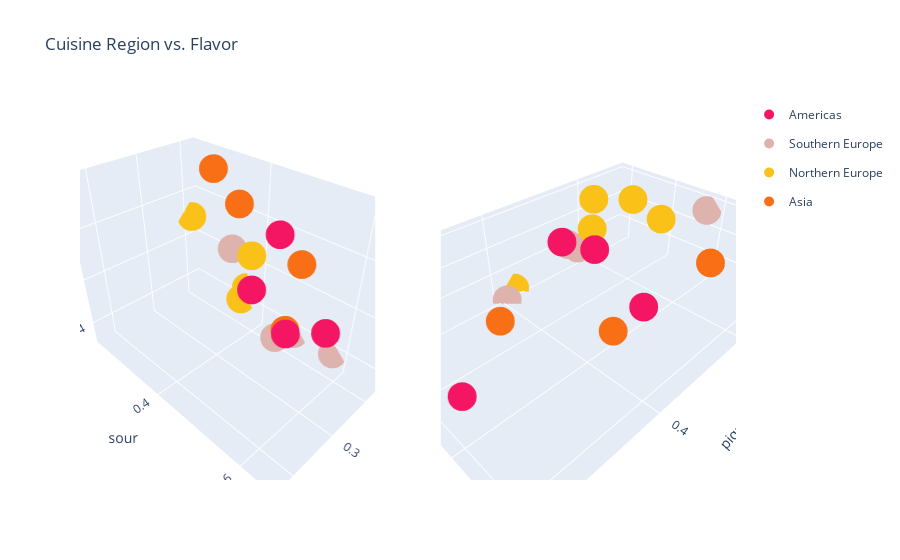

Notebook code cell kept with this figure:
### Markdown cell above
### Region vs. Flavor

### Code cell
# 3D Scatter Plot, Recipe vs. Cuisine
# TODO: fix legend labels (has to do with order you add countries to the trace), add title
fig2sub = make_subplots(rows=1,cols=2,specs=[[{'type':'scene'},{'type':'scene'}]])
fig2left = go.Figure(data=[
    go.Scatter3d(
        x=cuisine_flavor.loc[region_grouping[0]]['sweet'],
        y=cuisine_flavor.loc[region_grouping[0]]['sour'],
        z=cuisine_flavor.loc[region_grouping[0]]['salty'],
        text=cuisine_flavor.loc[region_grouping[0]].index,
        mode='markers',
        name='Americas',
        legendgroup='g1',
        marker=dict(
            size=10,
            color="#F51663"
        )
    ),
    go.Scatter3d(
        x=cuisine_flavor.loc[region_grouping[1]]['sweet'],
        y=cuisine_flavor.loc[region_grouping[1]]['sour'],
        z=cuisine_flavor.loc[region_grouping[1]]['salty'],
        text=cuisine_flavor.loc[region_grouping[1]].index,
        mode='markers',
        name='Southern Europe',
        legendgroup='g2',
        marker=dict(
            size=10,
            color="#DEB3AD"
        )   
    ),
    go.Scatter3d(
        x=cuisine_flavor.loc[region_grouping[2]]['sweet'],
        y=cuisine_flavor.loc[region_grouping[2]]['sour'],
        z=cuisine_flavor.loc[region_grouping[2]]['salty'],
        text=cuisine_flavor.loc[region_grouping[2]].index,
        mode='markers',
        name='Northern Europe',
        legendgroup='g3',
        marker=dict(
            size=10,
            color="#FAC218"
        )
    ),
    go.Scatter3d(
        x=cuisine_flavor.loc[region_grouping[3]]['sweet'],
        y=cuisine_flavor.loc[region_grouping[3]]['sour'],
        z=cuisine_flavor.loc[region_grouping[3]]['salty'],
        text=cuisine_flavor.loc[region_grouping[3]].index,
        mode='markers',
        name='Asia',
        legendgroup='g4',
        marker=dict(
            size=10,
            color="#F86F15"
        )
    )]
)
fig2right = go.Figure(data=[
    go.Scatter3d(
        x=cuisine_flavor.loc[region_grouping[0]]['piquant'],
        y=cuisine_flavor.loc[region_grouping[0]]['bitter'],
        z=cuisine_flavor.loc[region_grouping[0]]['meaty'],
        text=cuisine_flavor.loc[region_grouping[0]].index,
        mode='markers',
        name='Americas',
        legendgroup='g1',
        showlegend=False,
        marker=dict(
            size=10,
            color="#F51663"
        )
    ),
    go.Scatter3d(
        x=cuisine_flavor.loc[region_grouping[1]]['piquant'],
        y=cuisine_flavor.loc[region_grouping[1]]['bitter'],
        z=cuisine_flavor.loc[region_grouping[1]]['meaty'],
        text=cuisine_flavor.loc[region_grouping[1]].index,
        mode='markers',
        name='Southern Europe',
        legendgroup='g2',
        showlegend=False,
        marker=dict(
            size=10,
            color="#DEB3AD"
        )   
    ),
    go.Scatter3d(
        x=cuisine_flavor.loc[region_grouping[2]]['piquant'],
        y=cuisine_flavor.loc[region_grouping[2]]['bitter'],
        z=cuisine_flavor.loc[region_grouping[2]]['meaty'],
        text=cuisine_flavor.loc[region_grouping[2]].index,
        mode='markers',
        name='Northern Europe',
        legendgroup='g3',
        showlegend=False,
        marker=dict(
            size=10,
            color="#FAC218"
        )
    ),
    go.Scatter3d(
        x=cuisine_flavor.loc[region_grouping[3]]['piquant'],
        y=cuisine_flavor.loc[region_grouping[3]]['bitter'],
        z=cuisine_flavor.loc[region_grouping[3]]['meaty'],
        text=cuisine_flavor.loc[region_grouping[3]].index,
        mode='markers',
        name='Asia',
        legendgroup='g4',
        showlegend=False,
        marker=dict(
            size=10,
            color="#F86F15"
        )
    )]
)
for d in fig2left.data:
    fig2sub.append_trace(d,row=1,col=1)
for d in fig2right.data:
    fig2sub.append_trace(d,row=1,col=2)
fig2sub.update_scenes(
    xaxis=dict(title_text='piquant'),
    yaxis=dict(title_text='bitter'),
    zaxis=dict(title_text='meaty')
)
fig2sub.update_layout(
    title_text="Cuisine Region vs. Flavor",
    scene=dict(
    xaxis_title='sweet',
    yaxis_title='sour',
    zaxis_title='salty'
))
fig2sub.show()

### Figure 1 — Plotly figure (JSON) as saved in the notebook; plotly's stock layout.template omitted (floating-point values rounded to 4 significant figures)
{"data": [{"legendgroup": "g1", "marker": {"color": "#F51663", "size": 10}, "mode": "markers", "name": "Americas", "scene": "scene", "text": ["Hawaiian", "American", "Mexican", "Cuban"], "type": "scatter3d", "x": [0.435, 0.224, 0.2059, 0.2132], "y": [0.6529, 0.4157, 0.4586, 0.576], "z": [0.6401, 0.475, 0.6002, 0.4598]}, {"legendgroup": "g2", "marker": {"color": "#DEB3AD", "size": 10}, "mode": "markers", "name": "Southern Europe", "scene": "scene", "text": ["Italian", "Portuguese", "Spanish", "Moroccan"], "type": "scatter3d", "x": [0.209, 0.1752, 0.1763, 0.2147], "y": [0.3499, 0.486, 0.5756, 0.4707], "z": [0.5299, 0.3816, 0.3878, 0.3862]}, {"legendgroup": "g3", "marker": {"color": "#FAC218", "size": 10}, "mode": "markers", "name": "Northern Europe", "scene": "scene", "text": ["English", "French", "German", "Hungarian", "Swedish"], "type": "scatter3d", "x": [0.1791, 0.1763, 0.2034, 0.186, 0.193], "y": [0.3616, 0.3441, 0.3949, 0.4659, 0.2172], "z": [0.4316, 0.3921, 0.5312, 0.3612, 0.5455]}, {"legendgroup": "g4", "marker": {"color": "#F86F15", "size": 10}, "mode": "markers", "name": "Asia", "scene": "scene", "text": ["Indian", "Thai", "Chinese", "Japanese"], "type": "scatter3d", "x": [0.197, 0.241, 0.2748, 0.2344], "y": [0.48, 0.5321, 0.4294, 0.3294], "z": [0.3996, 0.5896, 0.6686, 0.6876]}, {"legendgroup": "g1", "marker": {"color": "#F51663", "size": 10}, "mode": "markers", "name": "Americas", "scene": "scene2", "showlegend": false, "text": ["Hawaiian", "American", "Mexican", "Cuban"], "type": "scatter3d", "x": [0.2674, 0.3086, 0.6017, 0.3156], "y": [0.4903, 0.4225, 0.528, 0.358], "z": [0.329, 0.4216, 0.4194, 0.4114]}, {"legendgroup": "g2", "marker": {"color": "#DEB3AD", "size": 10}, "mode": "markers", "name": "Southern Europe", "scene": "scene2", "showlegend": false, "text": ["Italian", "Portuguese", "Spanish", "Moroccan"], "type": "scatter3d", "x": [0.09693, 0.2944, 0.3941, 0.2637], "y": [0.4765, 0.3489, 0.3046, 0.3388], "z": [0.4318, 0.3949, 0.3122, 0.3717]}, {"legendgroup": "g3", "marker": {"color": "#FAC218", "size": 10}, "mode": "markers", "name": "Northern Europe", "scene": "scene2", "showlegend": false, "text": ["English", "French", "German", "Hungarian", "Swedish"], "type": "scatter3d", "x": [0.2569, 0.1222, 0.1331, 0.3641, 0.2327], "y": [0.3664, 0.338, 0.412, 0.2855, 0.346], "z": [0.4161, 0.4156, 0.4059, 0.3117, 0.4535]}, {"legendgroup": "g4", "marker": {"color": "#F86F15", "size": 10}, "mode": "markers", "name": "Asia", "scene": "scene2", "showlegend": false, "text": ["Indian", "Thai", "Chinese", "Japanese"], "type": "scatter3d", "x": [0.458, 0.3869, 0.228, 0.1327], "y": [0.3796, 0.5333, 0.5688, 0.6172], "z": [0.3465, 0.3774, 0.4272, 0.4062]}], "layout": {"scene": {"domain": {"x": [0, 0.45], "y": [0, 1]}, "xaxis": {"title": {"text": "sweet"}}, "yaxis": {"title": {"text": "sour"}}, "zaxis": {"title": {"text": "salty"}}}, "scene2": {"domain": {"x": [0.55, 1], "y": [0, 1]}, "xaxis": {"title": {"text": "piquant"}}, "yaxis": {"title": {"text": "bitter"}}, "zaxis": {"title": {"text": "meaty"}}}, "title": {"text": "Cuisine Region vs. Flavor"}}}
